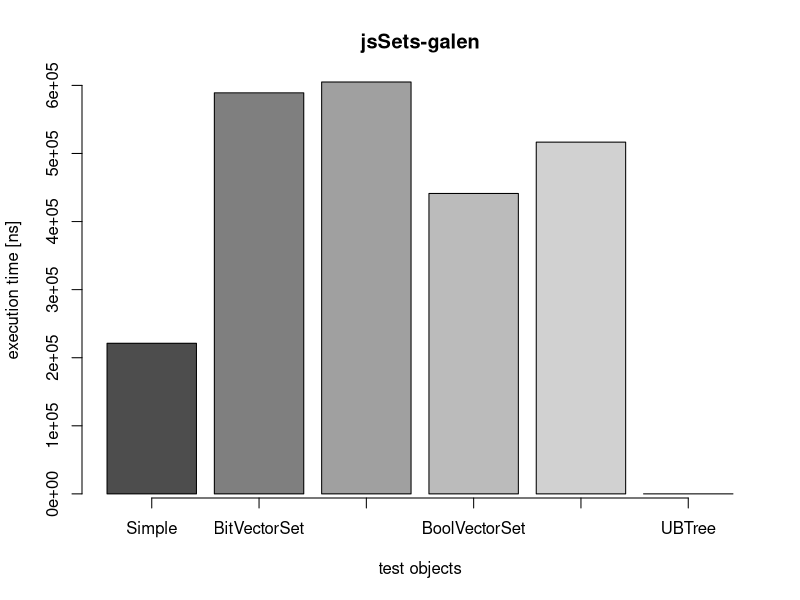
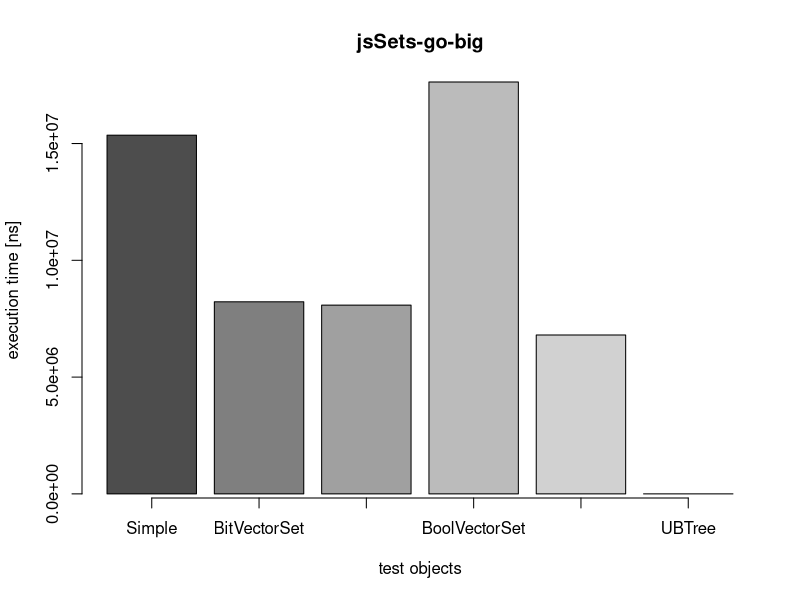
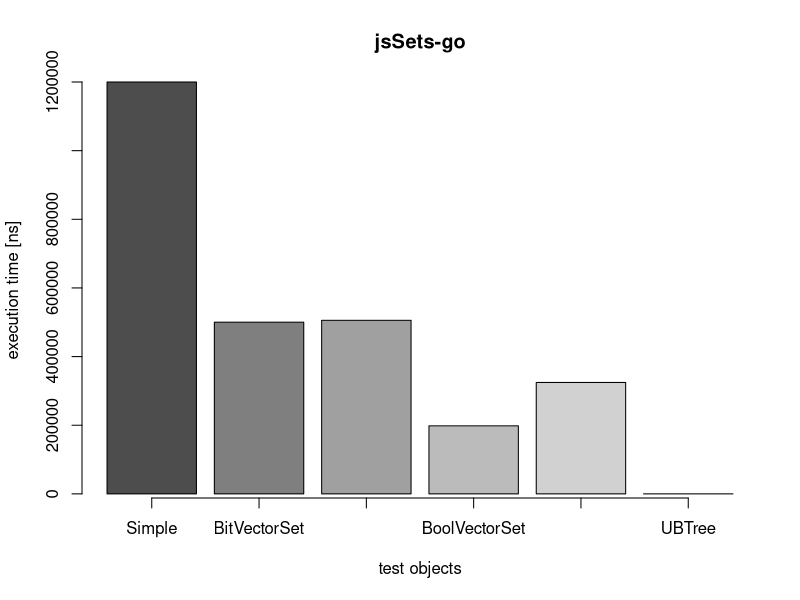
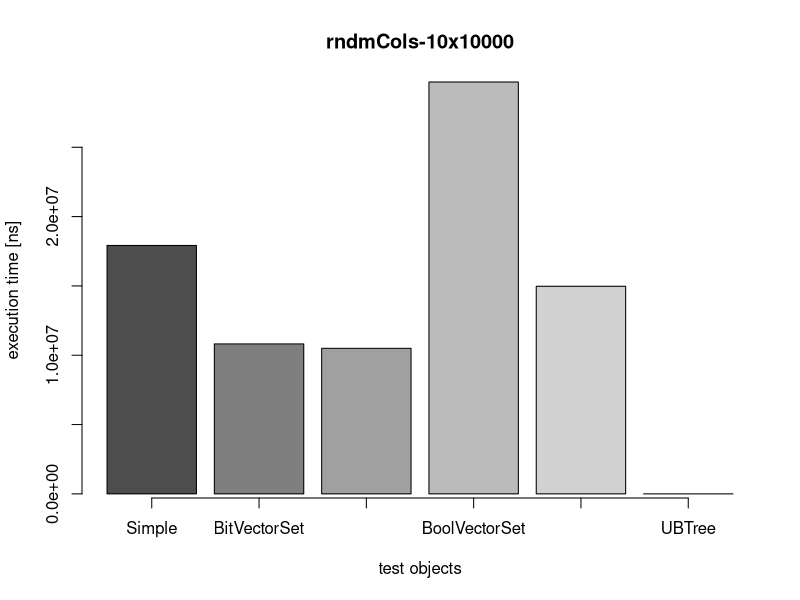
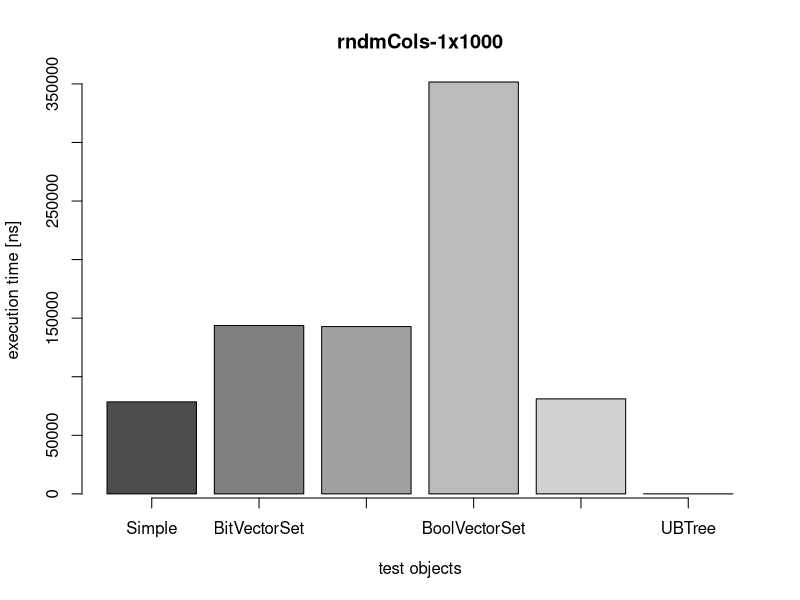
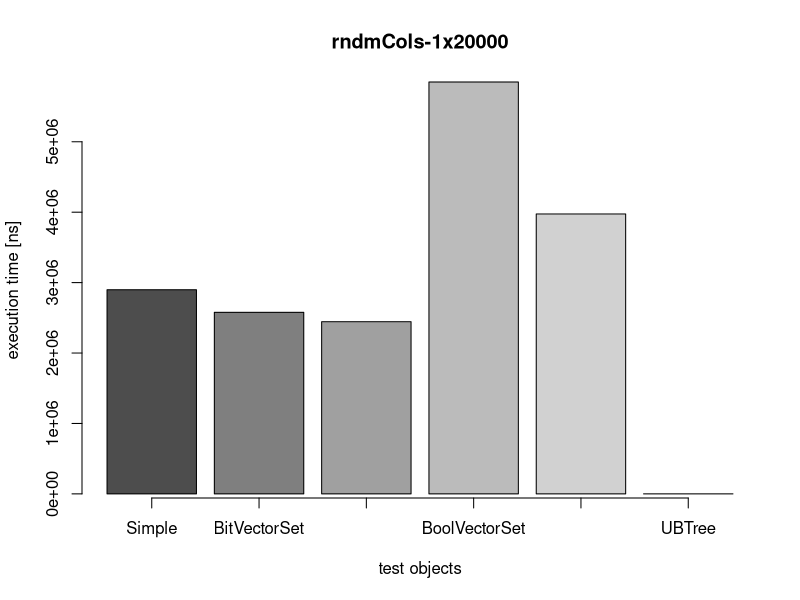

Source code (R) for these figures, in order:
# read results
results <- read.csv("results.csv")
# number of tested set representation objects
objectNum <- ncol(results) - 1
# number of tested files
fileNum <- nrow(results)
# names of tested files
fileNames <- results[, 1]

# plot results
for (i in 1:fileNum) {
  # create pdf for plot
  pdf(paste0("plots/plot_", fileNames[i], ".pdf"))
  barplot(
    unlist(results[i, 2:(objectNum + 1)]),
    xlab = "test objects",
    ylab = "execution time [ns]",
    main = fileNames[i],
    col = grey.colors(objectNum),
    axes = TRUE,
    axis.lty = 1
  )
}

dev.off()
